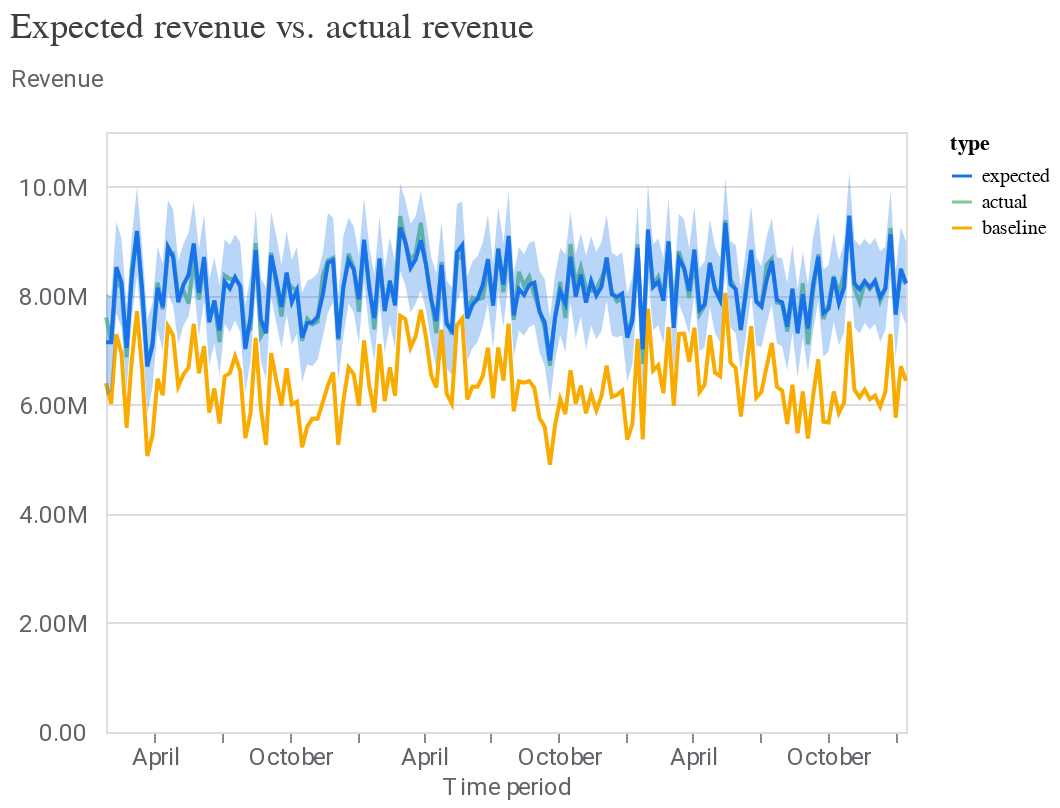

Write notebook code for a chart like this one.
### Markdown cell above
2\. Assess the model's fit by comparing the expected sales against the actual sales.

### Code cell
model_fit = visualizer.ModelFit(meridian)
model_fit.plot_model_fit()

### Figure 1 — Vega-Lite specification as saved in the notebook (floating-point values rounded to 4 significant figures; data arrays with more than 128 entries replaced by an {"elided": "..."} marker saying what was removed)
{"config": {"view": {"continuousWidth": 400, "continuousHeight": 300}, "axis": {"labelColor": "#5F6368", "labelFont": "Roboto", "labelFontSize": 12, "titleColor": "#5F6368", "titleFont": "Roboto", "titleFontSize": 12, "titleFontWeight": "normal"}}, "layer": [{"mark": "line", "encoding": {"color": {"field": "type", "scale": {"domain": ["expected", "actual", "baseline"], "range": ["#1A73E8", "#81C995", "#F9AB00"]}, "type": "nominal"}, "x": {"axis": {"domainColor": "#DADCE0", "grid": false, "tickCount": 8}, "field": "time", "title": "Time period", "type": "temporal"}, "y": {"axis": {"domain": false, "labelExpr": "replace(format(datum.value, '.3s'), 'G', 'B')", "labelPadding": 10, "tickCount": 5, "ticks": false, "titleAlign": "left", "titleAngle": 0, "titleY": -20}, "field": "mean", "title": "Revenue", "type": "quantitative"}}}, {"mark": {"type": "area", "opacity": 0.3}, "encoding": {"color": {"field": "type", "legend": null, "scale": {"domain": ["expected"], "range": ["#1A73E8"]}, "type": "nominal"}, "x": {"field": "time", "type": "temporal"}, "y": {"field": "ci_hi", "type": "quantitative"}, "y2": {"field": "ci_lo"}}}], "data": {"name": "data-93259632a9524e1cd21daebc27b11a56"}, "resolve": {"scale": {"color": "independent"}}, "title": {"text": "Expected revenue vs. actual revenue", "anchor": "start", "color": "#3C4043", "font": "Google Sans Display", "fontSize": 18, "fontWeight": "normal", "offset": 10}, "$schema": "https://vega.github.io/schema/vega-lite/v4.17.0.json", "datasets": {"data-93259632a9524e1cd21daebc27b11a56": {"elided": "468 records"}}}
